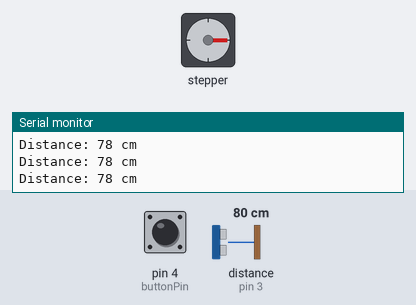
The sketch below on a simulated Arduino Uno, built with avr-gcc and run on an emulated ATmega328P. Shown: stepper motor, the last lines printed to the serial monitor. Wiring (inferred from the names in the program): ultrasonic range finder: trigger pin 2; echo pin 3. Inputs (shaded band) come from the test bench; at power-on: pin 4 (buttonPin) HIGH, distance to the obstacle (sensor on pin 3) 80 cm. The echo pulse lasts 58.3 µs per cm; stepper angles assume 2048 steps per turn.

Above: at 2.3 s.
2.4 s: pin 4 (buttonPin) pulled LOW for 0.15 s
At 4.9 s:
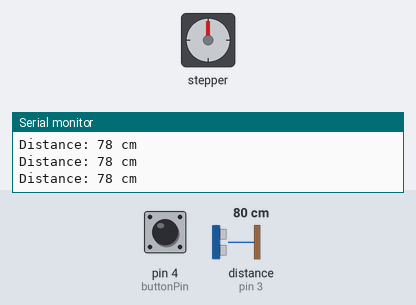
5.5 s: distance to the obstacle (sensor on pin 3) set to 22 cm
8.5 s: distance to the obstacle (sensor on pin 3) set to 18 cm
At 10.28 s:
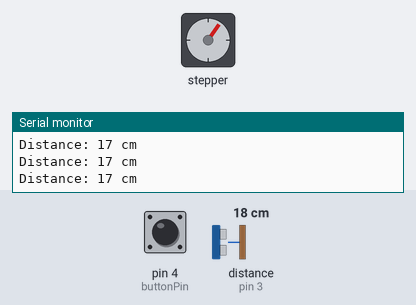
11.5 s: distance to the obstacle (sensor on pin 3) set to 60 cm
At 11.97 s:
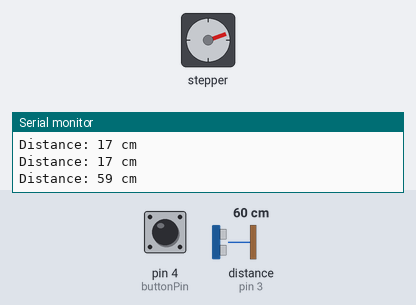
14.5 s: pin 4 (buttonPin) pulled LOW for 1 s
At 15.95 s:
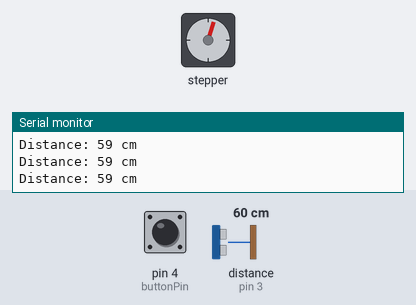
18.5 s: pin 4 (buttonPin) pulsed LOW 2 times (0.12 s each, 0.3 s apart)
At 20.8 s:
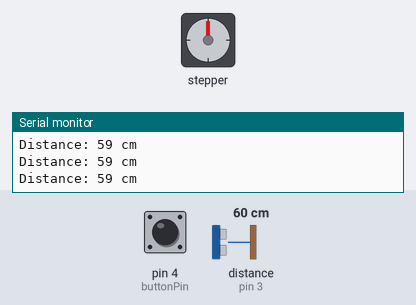
Timing chart, 0 to 22.3 s (numbered marks = the images above; inputs shaded):
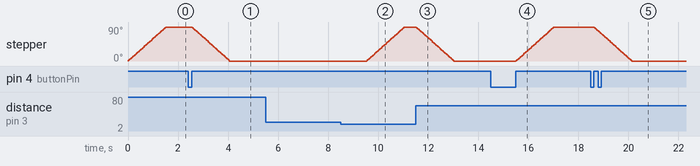

The sketch:

steppernew.ino
```cpp
// Include the necessary libraries
#include <Stepper.h>

const int stepsPerRevolution = 2048;  // Number of steps per revolution for the stepper motor
const int trigPin = 2;  // Arduino pin number for the trigger pin on the ultrasonic sensor
const int echoPin = 3;  // Arduino pin number for the echo pin on the ultrasonic sensor
const int distanceThreshold = 20;  // Distance threshold in centimeters
const int detectionTimeThreshold = 1000;  // Detection time threshold in milliseconds
int buttonPin = 4;
int buttonState = LOW;
int lastButtonState = LOW;
// initialize the motor direction
int motorDirection = 1;

Stepper myStepper(stepsPerRevolution, 8, 10, 9, 11);  // Initialize the stepper motor object
unsigned long detectionStartTime = 0;  // Variable to store the start time of object detection

void setup() {
  Serial.begin(9600);  // Initialize serial communication for debugging purposes
  pinMode(trigPin, OUTPUT);  // Set the trigger pin as an output
  pinMode(echoPin, INPUT);  // Set the echo pin as an input
  myStepper.setSpeed(10);  // Set the speed of the stepper motor (in RPM)
  digitalWrite(buttonPin,LOW);

  pinMode(buttonPin, INPUT_PULLUP);
}

void loop() {
  long duration, distance;
  buttonState = digitalRead(buttonPin);
   if (buttonState == HIGH && lastButtonState == LOW) {
    // change the motor direction

    // rotate the motor 90 degrees in the current direction
    myStepper.step(motorDirection * stepsPerRevolution / 4);
      motorDirection = -motorDirection;
  }

  // save the current button state
  lastButtonState = buttonState;

  // Send a 10 microsecond pulse to the trigger pin to start a measurement
  digitalWrite(trigPin, LOW);
  delayMicroseconds(2);
  digitalWrite(trigPin, HIGH);
  delayMicroseconds(10);
  digitalWrite(trigPin, LOW);

  // Measure the duration of the pulse on the echo pin and calculate the distance
  duration = pulseIn(echoPin, HIGH);
  distance = duration * 0.034 / 2;

  // Print the distance for debugging purposes
  Serial.print("Distance: ");
  Serial.print(distance);
  Serial.println(" cm");

  // Check if the distance is less than the threshold
  if (distance < distanceThreshold) {
    // Check if object detection has just started
    if (detectionStartTime == 0) {
      detectionStartTime = millis();  // Store the start time of object detection
    } else {
      // Check if object has been in front of the ultrasonic sensor for more than the time threshold
      if (millis() - detectionStartTime >= detectionTimeThreshold && motorDirection==1) {
        // Rotate the stepper motor 90 degrees clockwise
        myStepper.step(stepsPerRevolution/4);

        // Wait for the object to move away from the ultrasonic sensor
        while (distance < distanceThreshold) {
          // Measure the distance again
        digitalWrite(trigPin, LOW);
  delayMicroseconds(2);
  digitalWrite(trigPin, HIGH);
  delayMicroseconds(10);
  digitalWrite(trigPin, LOW);

  // Measure the duration of the pulse on the echo pin and calculate the distance
  duration = pulseIn(echoPin, HIGH);
  distance = duration * 0.034 / 2;

          // Print the distance for debugging purposes
          Serial.print("Distance: ");
          Serial.print(distance);
          Serial.println(" cm");
        }

        // Rotate the stepper motor 90 degrees anticlockwise
        myStepper.step(-stepsPerRevolution/4);

        detectionStartTime = 0;  // Reset the start time of object detection
      }
    }
  } else {
    detectionStartTime = 0;  // Reset the start time of object detection
  }
}
```

Measured:
- the behaviour switches between 21 and 20 cm on distance to the obstacle (sensor on pin 3) (found by bisection; images 1 and 2)
- after the input at 2.4 s, stepper: turns 90° counter-clockwise in 1.5 s, starting after 0.17 s
- after the input at 8.5 s, stepper: turns 90° clockwise in 1.5 s, starting after 1.0 s
- after the input at 11.5 s, stepper: turns 90° counter-clockwise in 1.5 s, starting at once
- after the input at 14.5 s, stepper: turns 90° clockwise in 1.5 s, starting after 1.0 s
- after the input at 18.5 s, stepper: turns 90° counter-clockwise in 1.5 s, starting after 0.13 s
- by itself, stepper: turns 90° clockwise in 1.5 s
